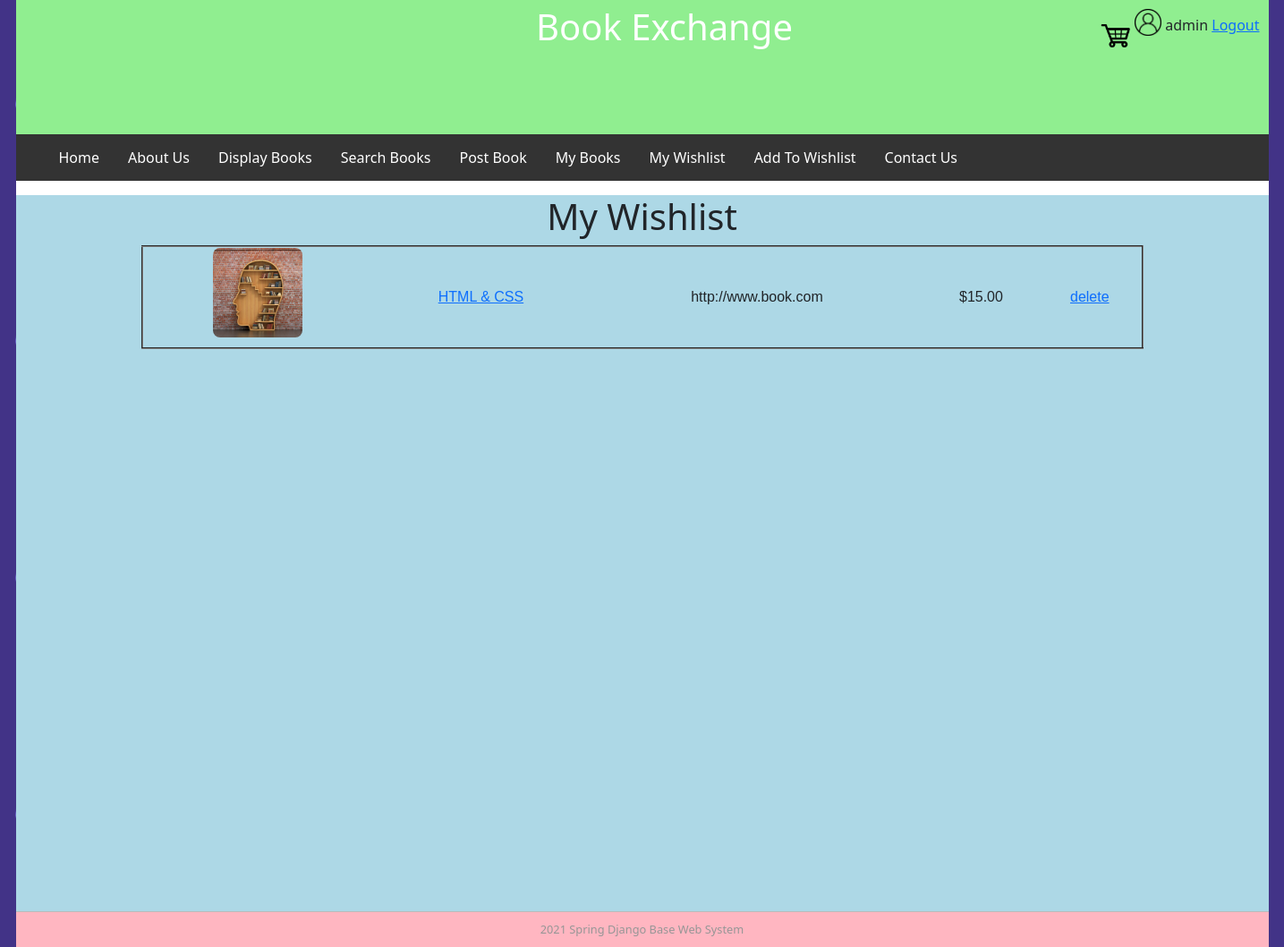
The page /wishlist (signed in) on the database its author committed.
### bookMng/models.py (models this page shows, shortened)
class MainMenu(models.Model):
    item = models.CharField(max_length=200, unique=True)
    link = models.CharField(max_length=200, unique=True)

class Wish(models.Model):
    name = models.CharField(max_length=200)
    web = models.URLField(max_length=200)
    price = models.DecimalField(decimal_places=2, max_digits=8)
    picture = models.FileField(upload_to='bookEx/static/uploads')
    pic_path = models.CharField(max_length=300, editable=False, blank=True)
    username = models.ForeignKey(User, blank=True, null=True, on_delete=models.CASCADE)

### bookMng/views.py (the view)
# urls.py: path('wishlist', views.wishlist, name='wishlist'),
@login_required(login_url=reverse_lazy('login'))
def wishlist(request):
    wishlist = Wish.objects.all()
    return render(request,
                  'bookMng/displaywishlist.html',
                  {
                      'item_list': MainMenu.objects.all(),
                       'wishlist': wishlist
                  })

### bookEx/templates/bookMng/displaywishlist.html (shortened to what this page needs)
{% extends "base.html" %}
{% load static %}
{% block sidenav %}
    {% for item in item_list %}
        <li>
            <a href="{{ item.link }}">{{ item.item }}</a>
        </li>
    {% endfor %}
{% endblock sidenav %}
{% block content %}
<h1 align="center"> My Wishlist</h1>
<table align="center" border="2" width="400">
    {% for wish in wishlist %}
    <tr>
        <td align="center">
            <img src="{% if book.picture %}
                        {% static book.pic_path %}
                      {% else %}
                         {% static 'logo.jpg' %}
                        {% endif %}" width="100" height="100" />
        </td>
        <td align="center">
            <a href="book_detail/{{ wish.id }}">
                {{ wish.name }}
            </a>
        </td>
        <td align="center">
            {{ wish.web }}
        </td>
        <td align="center">
            ${{ wish.price }}
        </td>
        <td>
            <a href="wishlist_delete/{{ wish.id }}">delete</a>
        </td>
    </tr>
    {% endfor %}
</table>
{% endblock content%}

### bookEx/templates/base.html (shortened to what this page needs)
{% load static %}
<html lang="en">
<head>
    <link rel="stylesheet" href="{% static 'main.css' %}"  type="text/css">
    <link rel="stylesheet" href="{% static 'bootstrap.min.css' %}" type="text/css"/>
</head>
<body>
<div id="wrapper">
    <header id="header">
        <div id="logo">
            <span style="float: right;">
                {% if user.is_authenticated %}
                <img src="{% static 'person.png' %}" width="30" height="30"/>
                {{ user.username }}
                    <a href="{% url 'logout'%}?next=/">Logout</a>
                {% else %}
                    Not Logged in
                    <a href="{% url 'login' %}?next=/">Login</a>
                {% endif %}
            </span>
        </div>
        <div id="top_banner">
            <div id="imgtext">Book Exchange</div>
        </div>
        <div id="cart" align="right">
 <a href="{% url 'cart' %}"><img src="{% static 'cart.png' %}" width="40" height="40"></a>
        </div>
    </header>
    <div id="topbar">
        <nav id="nav">
            <ul>
                {% block sidenav %}{% endblock sidenav %}
            </ul>
        </nav>
    </div>
    <section id="main">
        {% block content %}{% endblock content %}
    </section>
    <footer id="footer">
        2021 Spring Django Base Web System
    </footer>
</div>
</body>
</html>

### bookEx/static/main.css (style rules this page uses)
body { background-image: url("patternbook.png"); background-repeat: no-repeat; background-position: center; background-size: cover; font-family: Arial, Helvetica, sans-serif; }
#header { border-style: none; width: 1400px; height: 150px; background-color: lightgreen; }
#wrapper { margin-top: 0px; margin-left: auto; margin-right: auto; background-color: #ffffff; width: 1400px; }
#footer { text-align: center; font-size: 0.8em; margin-top: 5px; padding-top:10px; padding-bottom: 10px; border-top: thin solid #bbbbbb; clear: both; color: #969696; background-color: lightpink; width: 1400px; }
ul { list-style-type: none; margin: 0; padding: 0; overflow: hidden; background-color: #333; }
li { float: left; }
li a { display: block; color: white; text-align: center; padding: 14px 16px; text-decoration: none; }
#main { width: 1400px; float: left; align: center; height: 800px; background-color: lightblue; }
#logo { padding: 10px; }
#top_banner { margin-left: 25px; position: relative; width: 100%; height: auto; }
#cart { align: right; position: relative; }
img { border-radius: 8px; margin-bottom: 10px; }
h1 { font-size: 40px; text-align: center; }
#imgtext { position: absolute; top: 50%; left: 50%; transform: translate(-50%, -50%); font-size: 40px; color: #ffffff; margin-top: 10px; }
table { font-family: Arial, Helvetica, sans-serif; width: 80%; margin-bottom: 20px; }
td { text-align: center; }
a { text-decoration: none; }

### rows shown on the page
MainMenu: item "Home"
MainMenu: item "About Us"
MainMenu: item "Display Books"
MainMenu: item "Search Books"
MainMenu: item "Post Book"
MainMenu: item "My Books"
MainMenu: item "My Wishlist"
MainMenu: item "Add To Wishlist"
MainMenu: item "Contact Us"
Wish: name "HTML & CSS", web "http://www.book.com", price "15.00"

### other values the page prints
{{ user.username }} "admin"
